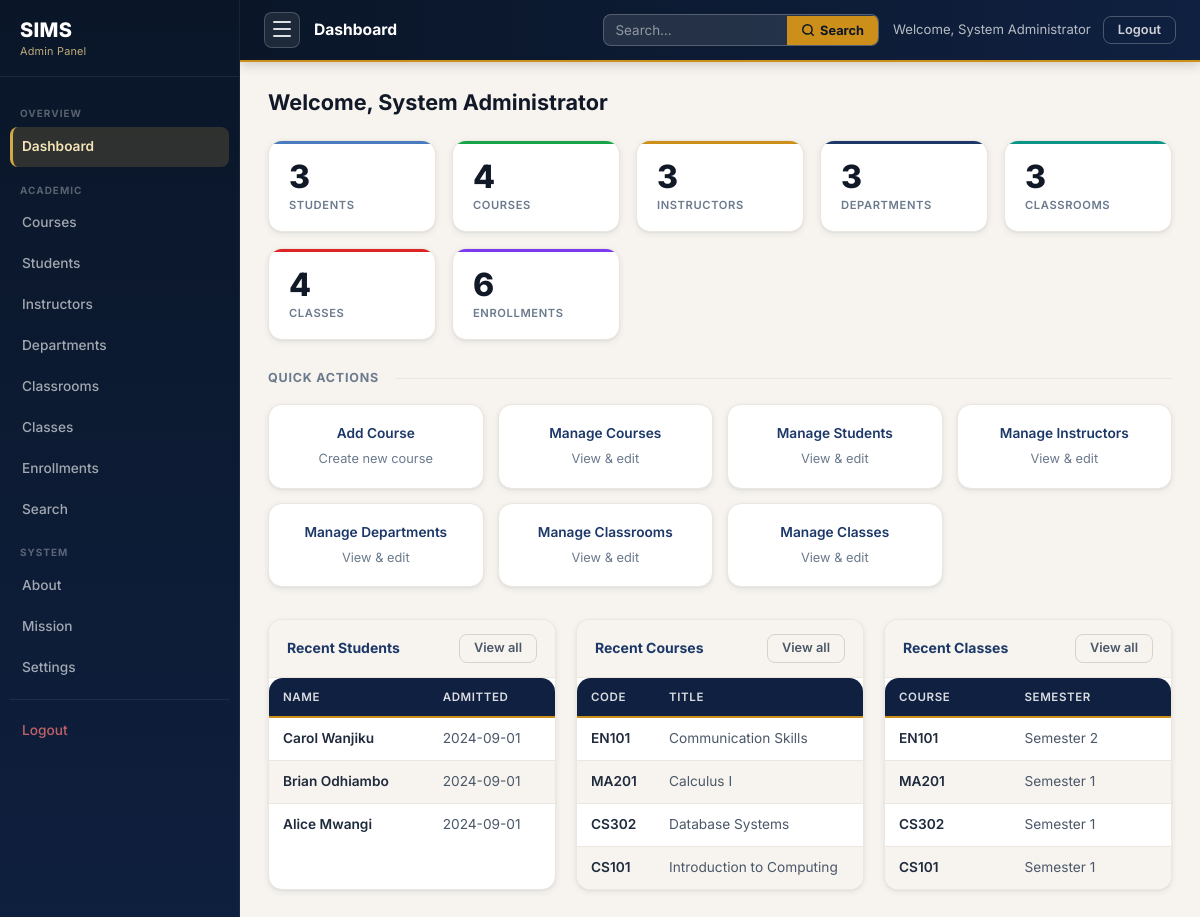
The app's page /admin_dashboard.php (signed in) with its own data.
### tables this page shows
CREATE TABLE courses (
    course_id     INT          NOT NULL AUTO_INCREMENT,
    department_id INT          NOT NULL,
    course_code   VARCHAR(20)  NOT NULL,
    course_name   VARCHAR(200) NOT NULL,
    description   TEXT         DEFAULT NULL,
    credits       TINYINT      NOT NULL DEFAULT 3,
    level         VARCHAR(20)  NOT NULL DEFAULT 'Undergraduate'
                      COMMENT 'e.g. Undergraduate, Postgraduate',

    CONSTRAINT pk_courses     PRIMARY KEY (course_id),
    CONSTRAINT uq_course_code UNIQUE (course_code),
    CONSTRAINT fk_course_dept
        FOREIGN KEY (department_id)
        REFERENCES departments(department_id)
        ON DELETE RESTRICT
        ON UPDATE CASCADE
);

CREATE TABLE students (
    student_id     INT          NOT NULL AUTO_INCREMENT,
    reg_number     VARCHAR(20)  NOT NULL,
    first_name     VARCHAR(100) NOT NULL,
    last_name      VARCHAR(100) NOT NULL,
    email          VARCHAR(150) NOT NULL,
    phone          VARCHAR(20)  DEFAULT NULL,
    date_of_birth  DATE         DEFAULT NULL,
    gender         VARCHAR(10)  DEFAULT NULL COMMENT 'e.g. Male, Female, Other',
    admission_date DATE         NOT NULL,

    CONSTRAINT pk_students      PRIMARY KEY (student_id),
    CONSTRAINT uq_student_email UNIQUE (email),
    CONSTRAINT uq_reg_number    UNIQUE (reg_number)
);

CREATE TABLE classes (
    class_id      INT        NOT NULL AUTO_INCREMENT,
    course_id     INT        NOT NULL,
    instructor_id INT        NOT NULL,
    classroom_id  INT        DEFAULT NULL COMMENT 'NULL for online classes',
    semester      VARCHAR(20) NOT NULL    COMMENT 'e.g. Semester 1, Semester 2',
    academic_year YEAR        NOT NULL,
    schedule_day  VARCHAR(50) NOT NULL    COMMENT 'e.g. Monday / Wednesday',
    start_time    TIME        NOT NULL,
    end_time      TIME        NOT NULL,
    max_students  SMALLINT    NOT NULL DEFAULT 40,

    CONSTRAINT pk_classes        PRIMARY KEY (class_id),
    CONSTRAINT uq_class_offering UNIQUE (course_id, instructor_id, semester, academic_year),
    CONSTRAINT fk_class_course
        FOREIGN KEY (course_id)
        REFERENCES courses(course_id)
        ON DELETE RESTRICT
        ON UPDATE CASCADE,
    CONSTRAINT fk_class_instructor
        FOREIGN KEY (instructor_id)
        REFERENCES instructors(instructor_id)
        ON DELETE RESTRICT
        ON UPDATE CASCADE,
    CONSTRAINT fk_class_classroom
        FOREIGN KEY (classroom_id)
        REFERENCES classrooms(classroom_id)
        ON DELETE SET NULL
        ON UPDATE CASCADE
);

### admin_dashboard.php (the view, shortened to what this page needs)
<?php
require_once '../config.php';
$pageTitle = 'Dashboard';
$adminPage = 'dashboard';
$counts = [
    'students'    => 0, 'courses'    => 0, 'instructors' => 0,
    'departments' => 0, 'classrooms' => 0, 'classes'     => 0,
    'enrollments' => 0,
];
try {
    foreach (array_keys($counts) as $tbl) {
        $counts[$tbl] = (int) $pdo->query("SELECT COUNT(*) FROM `$tbl`")->fetchColumn();
    }
} catch (PDOException $e) {
    $dbError = 'Could not load dashboard statistics.';
    error_log('SIMS dashboard stats error: ' . $e->getMessage());
}
$recentStudents = [];
try {
    $recentStudents = $pdo->query(
        "SELECT student_id, first_name, last_name, email, admission_date
         FROM students ORDER BY student_id DESC LIMIT 5"
    )->fetchAll();
} catch (PDOException $e) { error_log('SIMS dash students: ' . $e->getMessage()); }
$recentCourses = [];
try {
    $recentCourses = $pdo->query(
        "SELECT c.course_id, c.course_code, c.course_name, c.credits, d.dept_name
         FROM courses c JOIN departments d ON c.department_id=d.department_id
         ORDER BY c.course_id DESC LIMIT 5"
    )->fetchAll();
} catch (PDOException $e) { error_log('SIMS dash courses: ' . $e->getMessage()); }
$recentClasses = [];
try {
    $recentClasses = $pdo->query(
        "SELECT cl.class_id, co.course_code, co.course_name,
                CONCAT(i.first_name,' ',i.last_name) AS instructor,
                cl.semester, cl.academic_year
         FROM classes cl
         JOIN courses     co ON cl.course_id     = co.course_id
         JOIN instructors i  ON cl.instructor_id = i.instructor_id
         ORDER BY cl.class_id DESC LIMIT 5"
    )->fetchAll();
} catch (PDOException $e) { error_log('SIMS dash classes: ' . $e->getMessage()); }
require_once '../includes/admin_sidebar.php';
?>
<div class="admin-ph">
  <div class="admin-ph-row">
    <h2 class="admin-ph-title">Welcome, <?= htmlspecialchars($_SESSION['admin_full_name'] ?? 'Admin', ENT_QUOTES, 'UTF-8') ?></h2>
  </div>
</div>
<div class="admin-stat-grid">
  <?php
  $statConfig = [
    'students'    => ['Students',    'var(--primary-400)',  'var(--primary-50)'],
    'courses'     => ['Courses',     '#16a34a',             '#dcfce7'],
    'instructors' => ['Instructors', 'var(--accent-600)',   'var(--accent-tint)'],
    'departments' => ['Departments', 'var(--primary-700)',  'var(--primary-100)'],
    'classrooms'  => ['Classrooms',  '#0d9488',             '#ccfbf1'],
    'classes'     => ['Classes',     'var(--error-mid)',    'var(--error-light)'],
    'enrollments' => ['Enrollments', '#7c3aed',             '#ede9fe'],
  ];
  foreach ($statConfig as $key => [$label, $color, $tint]):
  ?>
  <div class="admin-stat-card" style="--sc-color:<?= $color ?>;--sc-tint:<?= $tint ?>;">
    <div class="admin-stat-val"><?= $counts[$key] ?></div>
    <div class="admin-stat-label"><?= $label ?></div>
  </div>
  <?php endforeach; ?>
</div>
<p class="section-title" style="margin-bottom:16px;">Quick Actions</p>
<div class="admin-quick-grid" style="margin-bottom:32px;">
  <a href="courses.php?action=add" class="admin-quick-btn">Add Course<span class="aqb-label">Create new course</span></a>
  <a href="courses.php"            class="admin-quick-btn">Manage Courses<span class="aqb-label">View &amp; edit</span></a>
  <a href="students.php"           class="admin-quick-btn">Manage Students<span class="aqb-label">View &amp; edit</span></a>
  <a href="instructors.php"        class="admin-quick-btn">Manage Instructors<span class="aqb-label">View &amp; edit</span></a>
  <a href="departments.php"        class="admin-quick-btn">Manage Departments<span class="aqb-label">View &amp; edit</span></a>
  <a href="classrooms.php"         class="admin-quick-btn">Manage Classrooms<span class="aqb-label">View &amp; edit</span></a>
  <a href="classes.php"            class="admin-quick-btn">Manage Classes<span class="aqb-label">View &amp; edit</span></a>
</div>
<div style="display:grid;grid-template-columns:1fr 1fr 1fr;gap:20px;margin-bottom:28px;" class="admin-dash-3col">
  <div class="admin-table-card">
    <div class="admin-table-toolbar">
      <span class="admin-table-toolbar-title">Recent Students</span>
      <a href="students.php" class="btn btn-sm btn-ghost">View all</a>
    </div>
    <div class="admin-table-wrap">
      <?php if (empty($recentStudents)): ?>
        <p class="admin-empty">No students yet.</p>
      <?php else: ?>
      <table>
        <thead><tr><th>Name</th><th>Admitted</th></tr></thead>
        <tbody>
        <?php foreach ($recentStudents as $s): ?>
          <tr>
            <td><strong><?= htmlspecialchars($s['first_name'].' '.$s['last_name'], ENT_QUOTES,'UTF-8') ?></strong></td>
            <td><?= htmlspecialchars($s['admission_date'], ENT_QUOTES,'UTF-8') ?></td>
          </tr>
        <?php endforeach; ?>
        </tbody>
      </table>
      <?php endif; ?>
    </div>
  </div>
  <div class="admin-table-card">
    <div class="admin-table-toolbar">
      <span class="admin-table-toolbar-title">Recent Courses</span>
      <a href="courses.php" class="btn btn-sm btn-ghost">View all</a>
    </div>
    <div class="admin-table-wrap">
      <?php if (empty($recentCourses)): ?>
        <p class="admin-empty">No courses yet.</p>
      <?php else: ?>
      <table>
        <thead><tr><th>Code</th><th>Title</th></tr></thead>
        <tbody>
        <?php foreach ($recentCourses as $c): ?>
          <tr>
            <td><strong><?= htmlspecialchars($c['course_code'], ENT_QUOTES,'UTF-8') ?></strong></td>
            <td><?= htmlspecialchars($c['course_name'], ENT_QUOTES,'UTF-8') ?></td>
          </tr>
        <?php endforeach; ?>
        </tbody>
      </table>
      <?php endif; ?>
    </div>
  </div>
  <div class="admin-table-card">
    <div class="admin-table-toolbar">
      <span class="admin-table-toolbar-title">Recent Classes</span>
      <a href="classes.php" class="btn btn-sm btn-ghost">View all</a>
    </div>
    <div class="admin-table-wrap">
      <?php if (empty($recentClasses)): ?>
        <p class="admin-empty">No classes yet.</p>
      <?php else: ?>
      <table>
        <thead><tr><th>Course</th><th>Semester</th></tr></thead>
        <tbody>
        <?php foreach ($recentClasses as $cl): ?>
          <tr>
            <td><strong><?= htmlspecialchars($cl['course_code'], ENT_QUOTES,'UTF-8') ?></strong></td>
            <td><?= htmlspecialchars($cl['semester'], ENT_QUOTES,'UTF-8') ?></td>
          </tr>
        <?php endforeach; ?>
        </tbody>
      </table>
      <?php endif; ?>
    </div>
  </div>
</div>
<?php require_once '../includes/admin_footer.php'; ?>

### admin_sidebar.php (shortened to what this page needs)
<?php
$pageTitle = isset($pageTitle) ? (string)$pageTitle : 'Admin';
$adminPage = isset($adminPage) ? (string)$adminPage : '';
$adminName = htmlspecialchars($_SESSION['admin_full_name'] ?? 'Admin', ENT_QUOTES, 'UTF-8');
$adminNav = [
    'overview' => [
        ['dashboard',   'Dashboard',   'admin_dashboard.php'],
    ],
    'academic' => [
        ['courses',      'Courses',      'courses.php'],
        ['students',     'Students',     'students.php'],
        ['instructors',  'Instructors',  'instructors.php'],
        ['departments',  'Departments',  'departments.php'],
        ['classrooms',   'Classrooms',   'classrooms.php'],
        ['classes',      'Classes',      'classes.php'],
        ['enrollments',  'Enrollments',  'enrollments.php'],
        ['search',       'Search',       'search.php'],
    ],
    'system' => [
        ['about_page',   'About',        '../about.php'],
        ['mission_page', 'Mission',      '../mission.php'],
        ['settings',     'Settings',     'settings.php'],
    ],
];
?>
<!DOCTYPE html>
<html lang="en">
<head>
  <link rel="stylesheet" href="../assets/css/sims.css">
  <link rel="stylesheet" href="../assets/css/admin.css">
  <link rel="stylesheet" href="../assets/css/search.css">
</head>
<body class="admin-body">
<div class="admin-layout">
  <aside class="admin-sidebar" id="admin-sidebar">
    <div class="asb-brand">
      <span class="asb-brand-name">SIMS</span>
      <span class="asb-brand-sub">Admin Panel</span>
    </div>
    <nav class="asb-nav" aria-label="Admin navigation">
      <p class="asb-group-label">Overview</p>
      <?php foreach ($adminNav['overview'] as [$key, $label, $href]): ?>
        <a href="<?= htmlspecialchars($href, ENT_QUOTES, 'UTF-8') ?>"
           class="asb-link<?= ($adminPage === $key) ? ' asb-link--active' : '' ?>"
           <?= ($adminPage === $key) ? 'aria-current="page"' : '' ?>>
          <?= htmlspecialchars($label, ENT_QUOTES, 'UTF-8') ?>
        </a>
      <?php endforeach; ?>
      <p class="asb-group-label">Academic</p>
      <?php foreach ($adminNav['academic'] as [$key, $label, $href]): ?>
        <a href="<?= htmlspecialchars($href, ENT_QUOTES, 'UTF-8') ?>"
           class="asb-link<?= ($adminPage === $key) ? ' asb-link--active' : '' ?>"
           <?= ($adminPage === $key) ? 'aria-current="page"' : '' ?>>
          <?= htmlspecialchars($label, ENT_QUOTES, 'UTF-8') ?>
        </a>
      <?php endforeach; ?>
      <p class="asb-group-label">System</p>
      <?php foreach ($adminNav['system'] as [$key, $label, $href]): ?>
        <a href="<?= htmlspecialchars($href, ENT_QUOTES, 'UTF-8') ?>"
           class="asb-link<?= ($adminPage === $key) ? ' asb-link--active' : '' ?>"
           <?= ($adminPage === $key) ? 'aria-current="page"' : '' ?>
           <?php if (str_starts_with($href, '..')): ?>
             target="_blank" rel="noopener noreferrer"
           <?php endif; ?>>
          <?= htmlspecialchars($label, ENT_QUOTES, 'UTF-8') ?>
        </a>
      <?php endforeach; ?>
      <div class="asb-divider"></div>
      <a href="admin_logout.php" class="asb-link asb-link--danger">
        Logout
      </a>
    </nav>
  </aside>
  <div class="admin-main">
    <header class="admin-topbar">
      <button class="asb-toggle" id="asb-toggle" aria-label="Toggle sidebar" aria-expanded="true">
        <span class="hbar"></span><span class="hbar"></span><span class="hbar"></span>
      </button>
      <h1 class="admin-topbar-title"><?= htmlspecialchars($pageTitle, ENT_QUOTES, 'UTF-8') ?></h1>
      <form id="topbar-search-form" class="topbar-search-form"
            method="GET" action="search.php" role="search"
            aria-label="Quick search">
        <input type="text" name="q" placeholder="Search…"
               autocomplete="off" aria-label="Search records"
               value="<?= htmlspecialchars($_GET['q'] ?? '', ENT_QUOTES, 'UTF-8') ?>">
        <button type="submit" aria-label="Go to search">
          <svg viewBox="0 0 24 24" fill="none" stroke="currentColor"
               stroke-linecap="round" stroke-linejoin="round" aria-hidden="true">
            <circle cx="11" cy="11" r="8"/><path d="m21 21-4.35-4.35"/>
          </svg>
          Search
        </button>
      </form>
      <div class="admin-topbar-right">
        <span class="admin-topbar-user">Welcome, <?= $adminName ?></span>
        <a href="admin_logout.php" class="btn btn-ghost btn-sm">Logout</a>
      </div>
    </header>
    <div class="admin-content">

### admin_footer.php (shortened to what this page needs)
    </div>
  </div>
</div>
</body>
</html>

### search.css (style rules this page uses)
.topbar-search-form { flex: 1; max-width: 380px; display: flex; align-items: center; gap: 0; background: rgba(255,255,255,0.10); border: 1.5px solid rgba(255,255,255,0.22); border-radius: var(--r, 8px); overflow: hidden; transition: border-color 160ms, background 160ms, box-shadow 160ms; }
.topbar-search-form input[type="text"] { flex: 1; border: none; outline: none; padding: 7px 12px; font-family: var(--font, 'Inter', sans-serif); font-size: 0.84rem; color: #ffffff !important; -webkit-text-fill-color: #ffffff !important; background: transparent; min-width: 0; }
.topbar-search-form input[type="text"]::placeholder { color: rgba(255,255,255,0.50) !important; -webkit-text-fill-color: rgba(255,255,255,0.50) !important; opacity: 1; }
.topbar-search-form button { border: none; background: var(--accent-600, #cc8f1a); color: var(--primary-950, #0a1628); padding: 7px 14px; cursor: pointer; font-size: 0.80rem; font-weight: 700; font-family: var(--font, 'Inter', sans-serif); transition: background 140ms; white-space: nowrap; flex-shrink: 0; display: flex; align-items: center; gap: 5px; }
.topbar-search-form button svg { width: 14px; height: 14px; stroke: var(--primary-950, #0a1628); stroke-width: 2.5; fill: none; }

### records on screen
courses: course_id "3", credits "4", course_code "MA201", course_name "Calculus I"
students: first_name+last_name "Carol Wanjiku", admission_date "2024-09-01"
students: first_name+last_name "Brian Odhiambo", admission_date "2024-09-01"
students: first_name+last_name "Alice Mwangi", admission_date "2024-09-01"
courses: course_code "EN101", course_name "Communication Skills"
courses: course_code "CS302", course_name "Database Systems"
courses: course_code "CS101", course_name "Introduction to Computing"
classes: course.course_code "EN101", semester "Semester 2"
classes: course.course_code "MA201", semester "Semester 1"
classes: course.course_code "CS302", semester "Semester 1"
classes: course.course_code "CS101", semester "Semester 1"

### other values on screen
$label "Dashboard"
$label "Courses"
$label "Students"
$label "Instructors"
$label "Departments"
$label "Classrooms"
$label "Classes"
$label "Enrollments"
$label "Search"
$label "About"
$label "Mission"
$label "Settings"
$pageTitle "Dashboard"
$adminName "System Administrator"
$_SESSION['admin_full_name'] "System Administrator"
